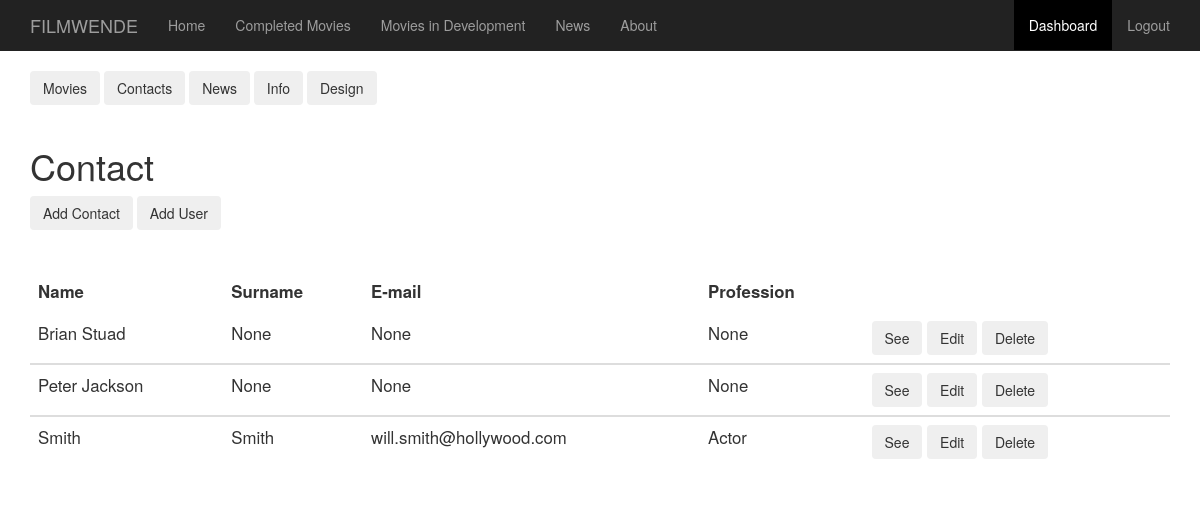
/dashboard_contacts (signed in), run on the app's committed database.
### app/models.py (models this page shows, shortened)
class Contact(db.Model):
    __tablename__ = "contacts"
    id = db.Column(db.Integer, primary_key = True)
    name = db.Column(db.String(32))
    surname = db.Column(db.String(32))
    email = db.Column(db.String(120))
    profession = db.Column(db.String(120))

### app/routes.py (the view)
@app.route ('/dashboard_contacts')
def dashboard_contacts():
    contacts = Contact.query.all()
    return render_template('dashboard_contacts.html',contacts=contacts)

### app/models.py (called while the page is built)
@login.user_loader
def load_user(id):
    return User.query.get(int(id))

### app/templates/dashboard_contacts.html
{% extends "base2.html" %}
{% block content %}
  <div class="container">
  {% include '_dashboard.html' %}
  <div class="col"><hr></div>
  <h1>Contact</h1>
  <button type="button" class="btn btn-outline-secondary" onclick ="window.location = '/edit_contact';"> Add Contact</button>
  <button type="button" class="btn btn-outline-secondary" onclick ="window.location = '/register';"> Add User</button>
  <div class="col"><hr></div>
  {% if contacts | length > 0 %}
  <table class="table">
    <thead>
      <tr>
        <th scope="col">Name</th>
        <th scope="col">Surname</th>
        <th scope="col">E-mail</th>
        <th scope="col">Profession</th>
        <th scope="col"></th>
      </tr>
    </thead>
    {%for contact in contacts%}
    <tbody>
      <tr>
        <td>{{contact.name}}</td>
        <td>{{contact.surname}}</td>
        <td>{{contact.email}}</td>
        <td>{{contact.profession}}</td>
        <td>
          <button type="button" class="btn btn-outline-secondary" onclick ="window.location = '/contacts/{{contact.id}}';"> See </button>
          <button type="button" class="btn btn-outline-secondary" onclick ="window.location = '/edit_contact?id={{contact.id}}';"> Edit </button>
          <button type="button" class="btn btn-outline-secondary" onclick ="window.location = '/delete_contact?id={{contact.id}}';"> Delete </button>
        </td>
      </tr>
    </tbody>
    {%endfor%}
  </table>
{%else%}
  <i>No movie yet.</i>
{%endif%}
  </div>
{%endblock%}

### app/static/mystyle.css (style rules this page uses)
hr { border-color: rgba(255, 255, 255); }
.table>tbody>tr>td, .table>tbody>tr>th, .table>thead>tr>th { border-color: transparent!important; font-size: larger; }
html, body { max-width: 100%; overflow-x: hidden; }

### data on the page
Contact: name "Brian Stuad", surname "None", email "None", profession "None"
Contact: name "Peter Jackson", surname "None", email "None", profession "None"
Contact: name "Smith", surname "Smith", email "will.smith@hollywood.com", profession "Actor"
